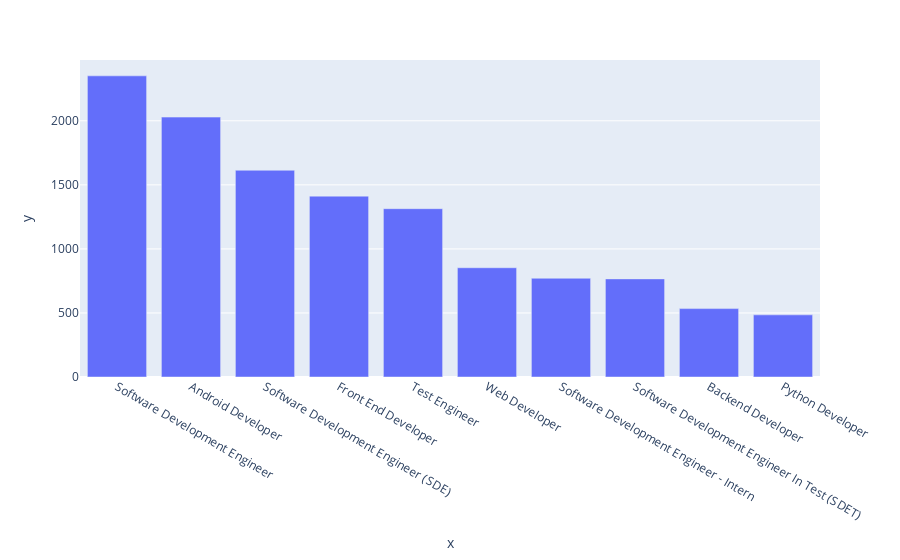

Notebook source saved alongside this figure:
### Markdown cell above
## top 10 frequent job titles in the dataset
here i used the plotly bar plot to show the top 10 job titles and their frequncies in the dataset.

### Code cell
fig = px.bar(x = salary_data["Job Title"].value_counts().head(10).index ,y = salary_data["Job Title"].value_counts().head(10).values)
fig.show()

### Figure 1 — Plotly figure (JSON) as saved in the notebook; plotly's stock layout.template omitted (floating-point values rounded to 4 significant figures)
{"data": [{"alignmentgroup": "True", "hovertemplate": "x=%{x}<br>y=%{y}<extra></extra>", "legendgroup": "", "marker": {"color": "#636efa", "pattern": {"shape": ""}}, "name": "", "offsetgroup": "", "orientation": "v", "showlegend": false, "textposition": "auto", "type": "bar", "x": ["Software Development Engineer", "Android Developer", "Software Development Engineer (SDE)", "Front End Developer", "Test Engineer", "Web Developer", "Software Development Engineer - Intern", "Software Development Engineer In Test (SDET)", "Backend Developer", "Python Developer"], "xaxis": "x", "y": [2351, 2029, 1614, 1412, 1314, 853, 771, 766, 534, 485], "yaxis": "y"}], "layout": {"barmode": "relative", "legend": {"tracegroupgap": 0}, "margin": {"t": 60}, "xaxis": {"anchor": "y", "domain": [0, 1], "title": {"text": "x"}}, "yaxis": {"anchor": "x", "domain": [0, 1], "title": {"text": "y"}}}}
